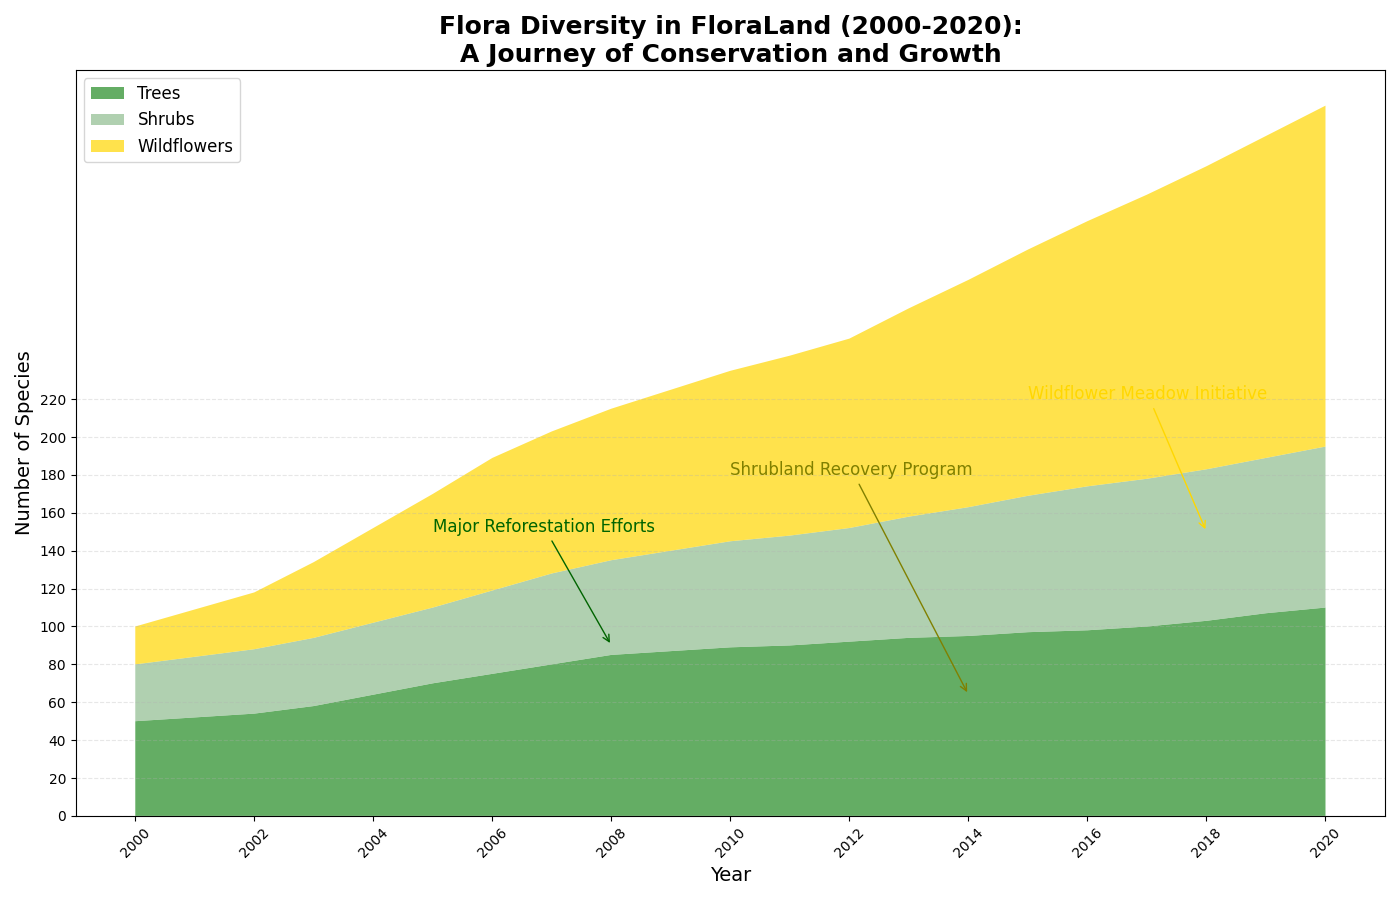

Source code (Python):
import matplotlib.pyplot as plt
import numpy as np

# The backstory:
# This chart depicts the growth in flora diversity in a fictional ecosystem, "FloraLand," from the years 2000 to 2020.
# The three types of flora include Trees, Shrubs, and Wildflowers. The goal is to visualize how biodiversity has improved due to various conservation efforts.

# Years from 2000 to 2020
years = np.arange(2000, 2021)

# Flora diversity data (number of species)
# Manually creating data to show trends in increasing flora diversity.
trees = np.array([50, 52, 54, 58, 64, 70, 75, 80, 85, 87, 89, 90, 92, 94, 95, 97, 98, 100, 103, 107, 110])
shrubs = np.array([30, 32, 34, 36, 38, 40, 44, 48, 50, 53, 56, 58, 60, 64, 68, 72, 76, 78, 80, 82, 85])
wildflowers = np.array([20, 25, 30, 40, 50, 60, 70, 75, 80, 85, 90, 95, 100, 110, 120, 130, 140, 150, 160, 170, 180])

# Stack the data
flora_data = np.vstack([trees, shrubs, wildflowers])

# Plotting the stacked area chart
fig, ax = plt.subplots(figsize=(14, 9))

# Create the stacked area plot
ax.stackplot(years, flora_data, labels=['Trees', 'Shrubs', 'Wildflowers'], 
             colors=['#228B22', '#8FBC8F', '#FFD700'], alpha=0.7)

# Adding chart details
ax.set_title("Flora Diversity in FloraLand (2000-2020):\nA Journey of Conservation and Growth", 
             fontsize=18, weight='bold')
ax.set_xlabel("Year", fontsize=14)
ax.set_ylabel("Number of Species", fontsize=14)
ax.set_xticks(years[::2])  # Show every other year for clarity
ax.set_xticklabels(years[::2], rotation=45)
ax.set_yticks(np.arange(0, 221, 20))
ax.legend(loc='upper left', fontsize=12, frameon=True)
ax.grid(axis='y', alpha=0.3, linestyle='--')

# Add annotations for significant milestones
ax.annotate("Major Reforestation Efforts", xy=(2008, 90), xytext=(2005, 150),
            arrowprops=dict(arrowstyle="->", connectionstyle="arc3", color='darkgreen'), fontsize=12, color='darkgreen')

ax.annotate("Shrubland Recovery Program", xy=(2014, 64), xytext=(2010, 180),
            arrowprops=dict(arrowstyle="->", connectionstyle="arc3", color='olive'), fontsize=12, color='olive')

ax.annotate("Wildflower Meadow Initiative", xy=(2018, 150), xytext=(2015, 220),
            arrowprops=dict(arrowstyle="->", connectionstyle="arc3", color='gold'), fontsize=12, color='gold')

# Automatically adjust layout for clarity
plt.tight_layout()

# Show the plot
plt.show()
